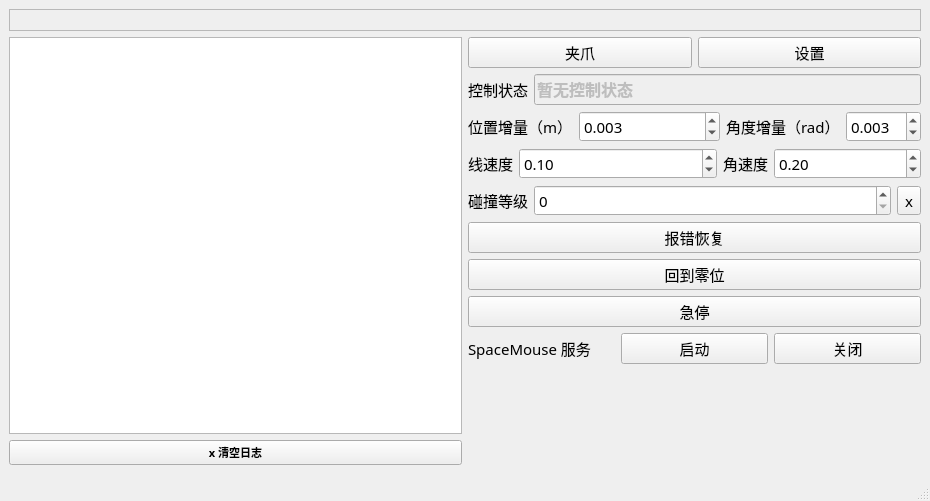
<?xml version="1.0" encoding="UTF-8"?>
<ui version="4.0">
 <author>weikang</author>
 <class>DemoWindow</class>
 <widget class="QMainWindow" name="DemoWindow">
  <property name="geometry">
   <rect>
    <x>0</x>
    <y>0</y>
    <width>930</width>
    <height>501</height>
   </rect>
  </property>
  <property name="font">
   <font>
    <family>Microsoft YaHei</family>
    <pointsize>11</pointsize>
   </font>
  </property>
  <property name="windowTitle">
   <string>演示</string>
  </property>
  <widget class="QWidget" name="centralwidget">
   <layout class="QGridLayout" name="gridLayout">
    <item row="0" column="0">
     <layout class="QVBoxLayout" name="verticalLayout_3" stretch="0,2">
      <item>
       <widget class="QLabel" name="msg">
        <property name="frameShape">
         <enum>QFrame::Shape::StyledPanel</enum>
        </property>
        <property name="text">
         <string/>
        </property>
       </widget>
      </item>
      <item>
       <layout class="QHBoxLayout" name="horizontalLayout_7" stretch="1,1">
        <item>
         <layout class="QVBoxLayout" name="verticalLayout">
          <item>
           <widget class="QPlainTextEdit" name="txt_log">
            <property name="readOnly">
             <bool>true</bool>
            </property>
           </widget>
          </item>
          <item>
           <widget class="QPushButton" name="btn_clear">
            <property name="font">
             <font>
              <family>Microsoft YaHei</family>
              <pointsize>8</pointsize>
              <bold>true</bold>
             </font>
            </property>
            <property name="text">
             <string>x 清空日志</string>
            </property>
           </widget>
          </item>
         </layout>
        </item>
        <item>
         <layout class="QVBoxLayout" name="verticalLayout_2">
          <item>
           <layout class="QHBoxLayout" name="horizontalLayout_2">
            <item>
             <widget class="QPushButton" name="btn_gripper">
              <property name="text">
               <string>夹爪</string>
              </property>
             </widget>
            </item>
            <item>
             <widget class="QPushButton" name="btn_setting">
              <property name="toolTip">
               <string>修改快捷键和初始化虚拟环境状态</string>
              </property>
              <property name="statusTip">
               <string>修改快捷键和初始化虚拟环境状态</string>
              </property>
              <property name="text">
               <string>设置</string>
              </property>
              <property name="checkable">
               <bool>false</bool>
              </property>
              <property name="autoDefault">
               <bool>false</bool>
              </property>
              <property name="flat">
               <bool>false</bool>
              </property>
             </widget>
            </item>
           </layout>
          </item>
          <item>
           <layout class="QHBoxLayout" name="horizontalLayout_5">
            <item>
             <widget class="QLabel" name="label_3">
              <property name="text">
               <string>控制状态</string>
              </property>
             </widget>
            </item>
            <item>
             <widget class="QLineEdit" name="ctl_state">
              <property name="enabled">
               <bool>false</bool>
              </property>
              <property name="font">
               <font>
                <family>Microsoft YaHei</family>
                <pointsize>12</pointsize>
                <bold>true</bold>
               </font>
              </property>
              <property name="statusTip">
               <string>勾选遥操作后在此显示控制命令</string>
              </property>
              <property name="text">
               <string>暂无控制状态</string>
              </property>
              <property name="readOnly">
               <bool>true</bool>
              </property>
             </widget>
            </item>
           </layout>
          </item>
          <item>
           <layout class="QHBoxLayout" name="horizontalLayout_8">
            <item>
             <widget class="QLabel" name="label_4">
              <property name="sizePolicy">
               <sizepolicy hsizetype="Minimum" vsizetype="Preferred">
                <horstretch>0</horstretch>
                <verstretch>0</verstretch>
               </sizepolicy>
              </property>
              <property name="text">
               <string>位置增量（m）</string>
              </property>
             </widget>
            </item>
            <item>
             <widget class="QDoubleSpinBox" name="step_posi">
              <property name="sizePolicy">
               <sizepolicy hsizetype="Expanding" vsizetype="Fixed">
                <horstretch>0</horstretch>
                <verstretch>0</verstretch>
               </sizepolicy>
              </property>
              <property name="decimals">
               <number>3</number>
              </property>
              <property name="singleStep">
               <double>0.001000000000000</double>
              </property>
              <property name="value">
               <double>0.003000000000000</double>
              </property>
             </widget>
            </item>
            <item>
             <layout class="QHBoxLayout" name="horizontalLayout_9">
              <item>
               <widget class="QLabel" name="label_5">
                <property name="sizePolicy">
                 <sizepolicy hsizetype="Minimum" vsizetype="Preferred">
                  <horstretch>0</horstretch>
                  <verstretch>0</verstretch>
                 </sizepolicy>
                </property>
                <property name="text">
                 <string>角度增量（rad）</string>
                </property>
               </widget>
              </item>
              <item>
               <widget class="QDoubleSpinBox" name="step_angle">
                <property name="sizePolicy">
                 <sizepolicy hsizetype="Expanding" vsizetype="Fixed">
                  <horstretch>0</horstretch>
                  <verstretch>0</verstretch>
                 </sizepolicy>
                </property>
                <property name="decimals">
                 <number>3</number>
                </property>
                <property name="singleStep">
                 <double>0.001000000000000</double>
                </property>
                <property name="value">
                 <double>0.003000000000000</double>
                </property>
               </widget>
              </item>
             </layout>
            </item>
           </layout>
          </item>
          <item>
           <layout class="QHBoxLayout" name="horizontalLayout_15">
            <item>
             <widget class="QLabel" name="label_10">
              <property name="sizePolicy">
               <sizepolicy hsizetype="Minimum" vsizetype="Preferred">
                <horstretch>0</horstretch>
                <verstretch>0</verstretch>
               </sizepolicy>
              </property>
              <property name="text">
               <string>线速度</string>
              </property>
             </widget>
            </item>
            <item>
             <widget class="QDoubleSpinBox" name="step_posi_vel">
              <property name="sizePolicy">
               <sizepolicy hsizetype="Expanding" vsizetype="Fixed">
                <horstretch>0</horstretch>
                <verstretch>0</verstretch>
               </sizepolicy>
              </property>
              <property name="singleStep">
               <double>0.100000000000000</double>
              </property>
              <property name="value">
               <double>0.100000000000000</double>
              </property>
             </widget>
            </item>
            <item>
             <layout class="QHBoxLayout" name="horizontalLayout_16">
              <item>
               <widget class="QLabel" name="label_11">
                <property name="sizePolicy">
                 <sizepolicy hsizetype="Minimum" vsizetype="Preferred">
                  <horstretch>0</horstretch>
                  <verstretch>0</verstretch>
                 </sizepolicy>
                </property>
                <property name="text">
                 <string>角速度</string>
                </property>
               </widget>
              </item>
              <item>
               <widget class="QDoubleSpinBox" name="step_angle_vel">
                <property name="sizePolicy">
                 <sizepolicy hsizetype="Expanding" vsizetype="Fixed">
                  <horstretch>0</horstretch>
                  <verstretch>0</verstretch>
                 </sizepolicy>
                </property>
                <property name="decimals">
                 <number>2</number>
                </property>
                <property name="singleStep">
                 <double>0.010000000000000</double>
                </property>
                <property name="value">
                 <double>0.200000000000000</double>
                </property>
               </widget>
              </item>
             </layout>
            </item>
           </layout>
          </item>
          <item>
           <layout class="QHBoxLayout" name="horizontalLayout">
            <item>
             <widget class="QLabel" name="label">
              <property name="sizePolicy">
               <sizepolicy hsizetype="Minimum" vsizetype="Preferred">
                <horstretch>0</horstretch>
                <verstretch>0</verstretch>
               </sizepolicy>
              </property>
              <property name="text">
               <string>碰撞等级</string>
              </property>
             </widget>
            </item>
            <item>
             <widget class="QSpinBox" name="spin_collision_state">
              <property name="sizePolicy">
               <sizepolicy hsizetype="Expanding" vsizetype="Fixed">
                <horstretch>0</horstretch>
                <verstretch>0</verstretch>
               </sizepolicy>
              </property>
              <property name="minimum">
               <number>0</number>
              </property>
              <property name="maximum">
               <number>8</number>
              </property>
             </widget>
            </item>
            <item>
             <widget class="QToolButton" name="btn_set_collision">
              <property name="text">
               <string>x</string>
              </property>
             </widget>
            </item>
           </layout>
          </item>
          <item>
           <widget class="QPushButton" name="btn_recover">
            <property name="text">
             <string>报错恢复</string>
            </property>
           </widget>
          </item>
          <item>
           <widget class="QPushButton" name="btn_gozero">
            <property name="text">
             <string>回到零位</string>
            </property>
           </widget>
          </item>
          <item>
           <widget class="QPushButton" name="btn_stop">
            <property name="text">
             <string>急停</string>
            </property>
           </widget>
          </item>
          <item>
           <layout class="QHBoxLayout" name="horizontalLayout_3">
            <item>
             <widget class="QLabel" name="label_2">
              <property name="text">
               <string>SpaceMouse 服务</string>
              </property>
             </widget>
            </item>
            <item>
             <widget class="QPushButton" name="btn_spacemouse_start">
              <property name="text">
               <string>启动</string>
              </property>
             </widget>
            </item>
            <item>
             <widget class="QPushButton" name="btn_spacemouse_stop">
              <property name="text">
               <string>关闭</string>
              </property>
             </widget>
            </item>
           </layout>
          </item>
          <item>
           <spacer name="verticalSpacer">
            <property name="orientation">
             <enum>Qt::Orientation::Vertical</enum>
            </property>
            <property name="sizeHint" stdset="0">
             <size>
              <width>20</width>
              <height>40</height>
             </size>
            </property>
           </spacer>
          </item>
         </layout>
        </item>
       </layout>
      </item>
     </layout>
    </item>
   </layout>
  </widget>
  <widget class="QStatusBar" name="statusbar"/>
  <action name="act_setting">
   <property name="text">
    <string>设置</string>
   </property>
   <property name="toolTip">
    <string>打开设置页</string>
   </property>
   <property name="shortcut">
    <string>Ctrl+,</string>
   </property>
   <property name="menuRole">
    <enum>QAction::MenuRole::PreferencesRole</enum>
   </property>
  </action>
  <action name="act_gripper">
   <property name="text">
    <string>夹爪开合</string>
   </property>
   <property name="menuRole">
    <enum>QAction::MenuRole::NoRole</enum>
   </property>
  </action>
 </widget>
 <resources/>
 <connections/>
</ui>
